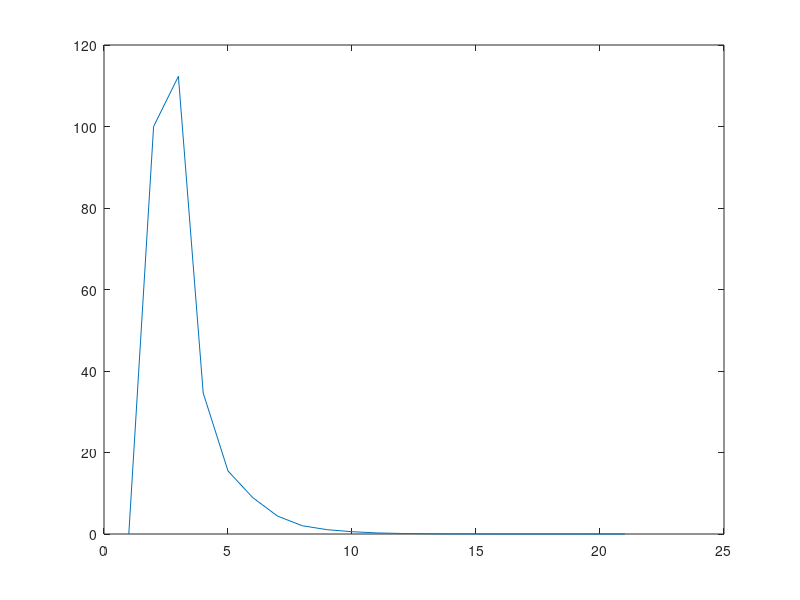

Source code (MATLAB):
x1 = 1;
f_x1 = 3*x1 + sin(x1) - exp(x1);
disp(f_x1);
x0 = 0;
f_x0 = 3*x0 + sin(x0) - exp(x0);
disp(f_x0);

app_err = 9999;
prev_val = 0;
next_val = 0;
x2 = 0;
f_x = 0;
n = 1;
while(app_err > 0.0005)
 prev_val = x2;
x2 = x0 - ((x1 - x0)/(f_x1 - f_x0))*f_x0;
arr(n) = x2;
n = n+1;
next_val = x2;

f_x = 3*x2 + sin(x2) - exp(x2);


app_err = (next_val - prev_val)/next_val;
app_err = abs(app_err * 100);
arr1(n) = app_err;
if(f_x*f_x0>0)
    x0 = x2;
else
    x1 = x2;
end

end
disp(x2);
plot(arr);
plot(arr1);